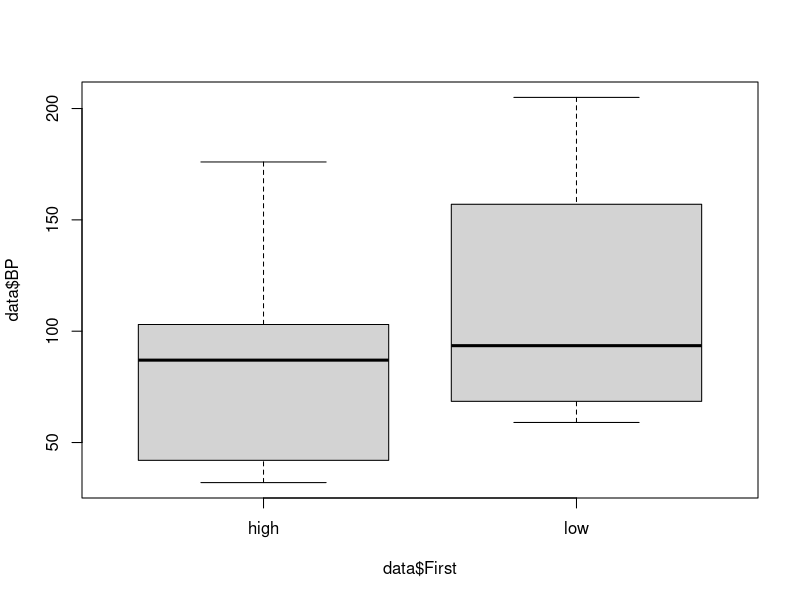
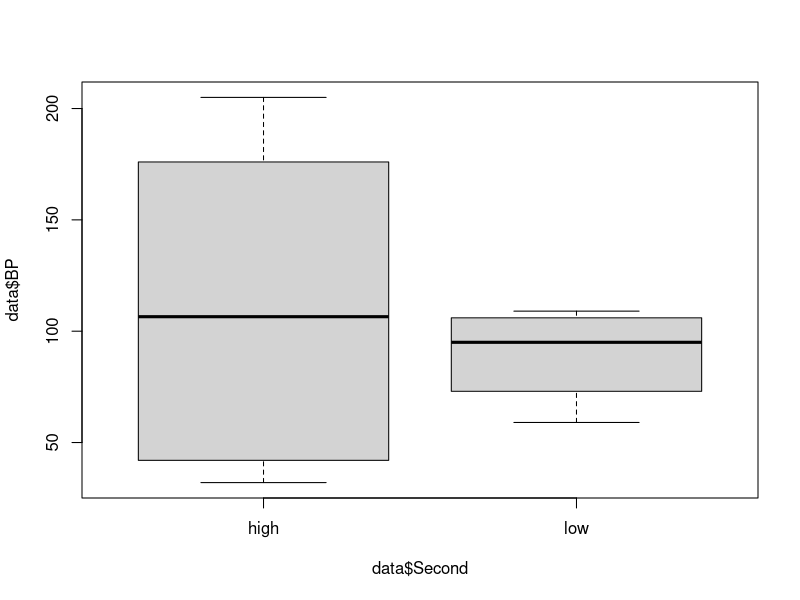
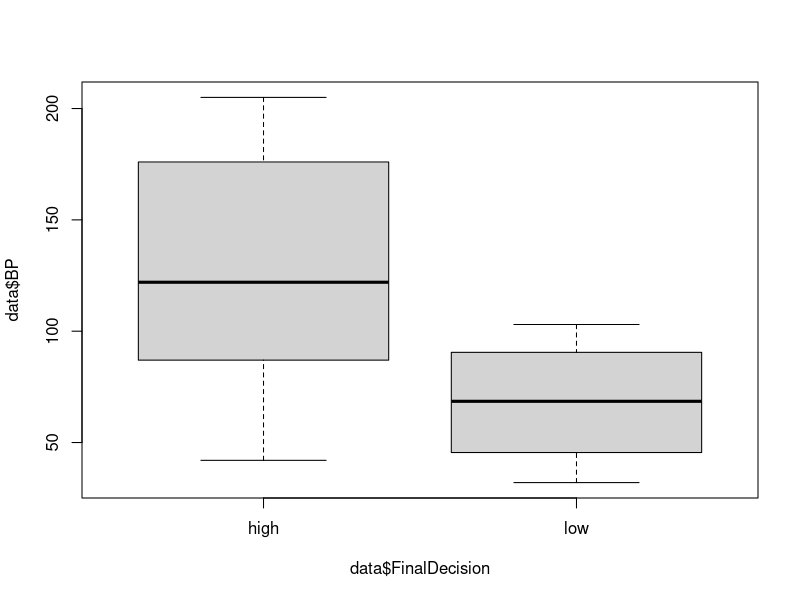
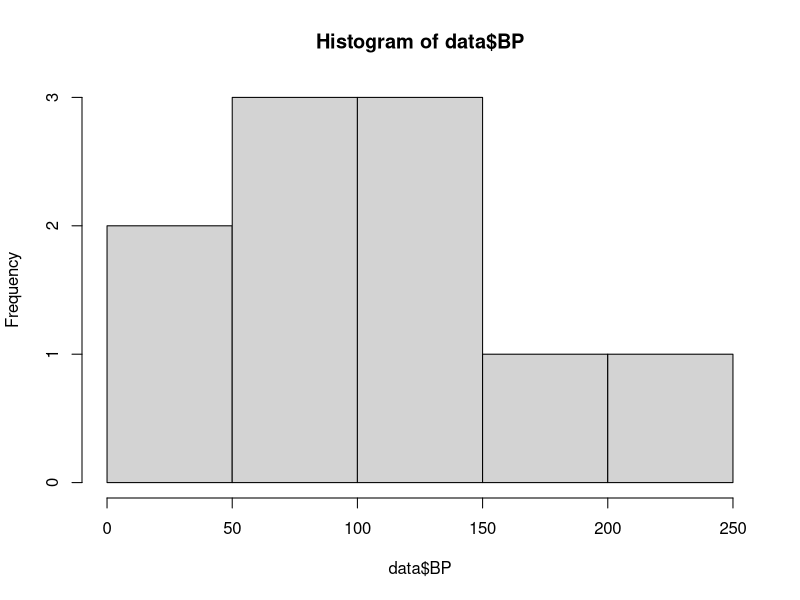

The R source for these figures, in order:
#Creating the Data Set 
Frequency <- c(0.6, 0.3, 0.4, 0.4, 0.2, 0.6, 0.3, 0.4, 0.9, 0.2)
BP <- c(103, 87, 32, 42, 59, 109, 78, 205, 135, 176)
First <- c("high", "high", "high", "high", "low", "low", "low", "low", NA, "high")
Second <- c("low", "low", "high", "high", "low", "low", "high", "high", "high", "high")
FinalDecision <- c("low", "high", "low", "high", "low", "high", "low", "high", "high", "high")

data <- data.frame(BP, First, Second, FinalDecision)

#Converting to factors
data$first <- as.factor(data$First)
data$Second <- as.factor(data$Second)
data$FinalDecision <- as.factor(data$FinalDecision)

#Creating Boxplots
box_plot_first <- boxplot(data$BP ~ data$First)
box_plot_first

box_plot_Second <- boxplot(data$BP ~ data$Second)
box_plot_Second

box_plot_FinalDecision <- boxplot(data$BP ~ data$FinalDecision)
box_plot_FinalDecision

#Creating Histogram
hist_graph <- hist(data$BP)
